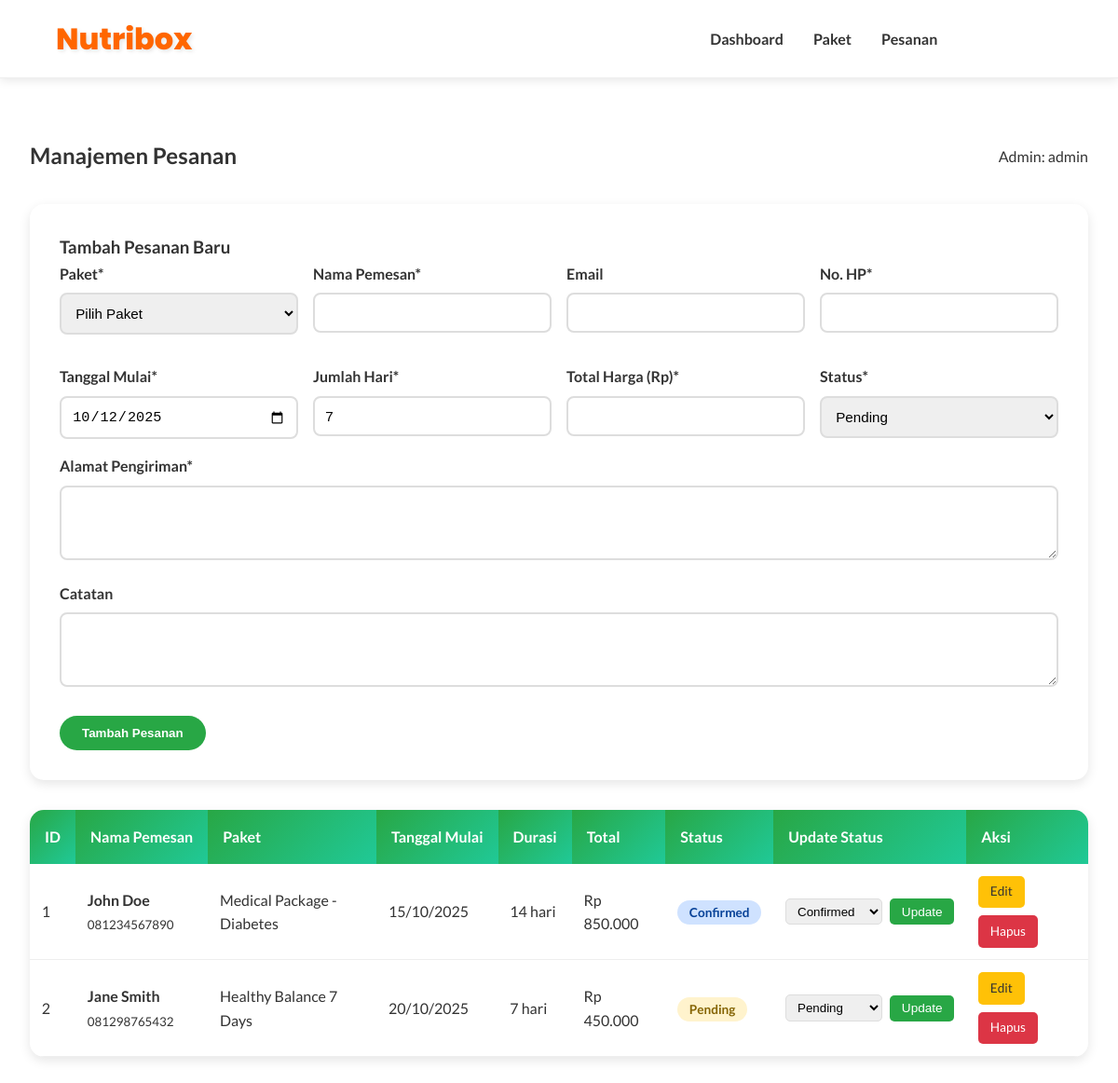
The page /manage_pesanan.php (signed in) on the database its author committed.
### tables this page shows
CREATE TABLE pesanan (
    id INT(11) PRIMARY KEY AUTO_INCREMENT,
    user_id INT(11),
    paket_id INT(11),
    nama_pemesan VARCHAR(100) NOT NULL,
    email VARCHAR(100),
    phone VARCHAR(20) NOT NULL,
    alamat TEXT NOT NULL,
    tanggal_mulai DATE NOT NULL,
    jumlah_hari INT(11) NOT NULL,
    total_harga DECIMAL(10,2) NOT NULL,
    status ENUM('pending', 'confirmed', 'processing', 'delivered', 'cancelled') DEFAULT 'pending',
    catatan TEXT,
    created_at TIMESTAMP DEFAULT CURRENT_TIMESTAMP,
    updated_at TIMESTAMP DEFAULT CURRENT_TIMESTAMP ON UPDATE CURRENT_TIMESTAMP,
    FOREIGN KEY (user_id) REFERENCES users(id) ON DELETE SET NULL,
    FOREIGN KEY (paket_id) REFERENCES paket_catering(id) ON DELETE SET NULL
);

CREATE TABLE paket_catering (
    id INT(11) PRIMARY KEY AUTO_INCREMENT,
    nama_paket VARCHAR(100) NOT NULL,
    kategori ENUM('medical', 'weight', 'healthy', 'kids') NOT NULL,
    deskripsi TEXT,
    harga DECIMAL(10,2) NOT NULL,
    durasi INT(11) DEFAULT 7 COMMENT 'Durasi dalam hari',
    kalori INT(11),
    status ENUM('active', 'inactive') DEFAULT 'active',
    gambar VARCHAR(255),
    created_at TIMESTAMP DEFAULT CURRENT_TIMESTAMP,
    updated_at TIMESTAMP DEFAULT CURRENT_TIMESTAMP ON UPDATE CURRENT_TIMESTAMP
);

### manage_pesanan.php (the view, shortened to what this page needs)
<?php
require_once 'koneksi.php';
$username = $_SESSION['username'];
$edit_data = null;
$pesanan_query = "SELECT p.*, pc.nama_paket, pc.kategori
                  FROM pesanan p
                  LEFT JOIN paket_catering pc ON p.paket_id = pc.id
                  ORDER BY p.created_at DESC";
$pesanan_list = mysqli_query($conn, $pesanan_query);
?>
<!DOCTYPE html>
<html lang="id">
<head>
    <link rel="stylesheet" href="style.css">
</head>
<body>
    <header>
        <div class="container">
            <h1>Nutribox</h1>
            <nav>
                <ul>
                    <li><a href="dashboard.php">Dashboard</a></li>
                    <li><a href="manage_paket.php">Paket</a></li>
                    <li><a href="manage_pesanan.php">Pesanan</a></li>
                    <li><a href="logout.php" class="btn-logout">Logout</a></li>
                </ul>
            </nav>
        </div>
    </header>
    <div class="crud-container">
        <div class="crud-header">
            <h2>Manajemen Pesanan</h2>
            <span>Admin: <?php echo htmlspecialchars($username); ?></span>
        </div>
        <div class="form-container">
            <h3><?php echo $edit_data ? 'Edit Pesanan' : 'Tambah Pesanan Baru'; ?></h3>
            <form method="POST" action="">
                <div class="form-grid">
                    <div class="form-group">
                        <label>Paket*</label>
                        <select name="paket_id" required>
                            <option value="">Pilih Paket</option>
                        </select>
                    </div>
                    <div class="form-group">
                        <label>Nama Pemesan*</label>
                        <input type="text" name="nama_pemesan" value="<?php echo $edit_data['nama_pemesan'] ?? ''; ?>" required>
                    </div>
                    <div class="form-group">
                        <label>Email</label>
                        <input type="email" name="email" value="<?php echo $edit_data['email'] ?? ''; ?>">
                    </div>
                    <div class="form-group">
                        <label>No. HP*</label>
                        <input type="text" name="phone" value="<?php echo $edit_data['phone'] ?? ''; ?>" required>
                    </div>
                    <div class="form-group">
                        <label>Tanggal Mulai*</label>
                        <input type="date" name="tanggal_mulai" value="<?php echo $edit_data['tanggal_mulai'] ?? date('Y-m-d'); ?>" required>
                    </div>
                    <div class="form-group">
                        <label>Jumlah Hari*</label>
                        <input type="number" name="jumlah_hari" value="<?php echo $edit_data['jumlah_hari'] ?? 7; ?>" min="1" required>
                    </div>
                    <div class="form-group">
                        <label>Total Harga (Rp)*</label>
                        <input type="number" name="total_harga" value="<?php echo $edit_data['total_harga'] ?? ''; ?>" step="1000" required>
                    </div>
                    <div class="form-group">
                        <label>Status*</label>
                        <select name="status" required>
                            <option value="pending" <?php echo ($edit_data['status'] ?? 'pending') == 'pending' ? 'selected' : ''; ?>>Pending</option>
                        </select>
                    </div>
                </div>
                <div class="form-group">
                    <label>Alamat Pengiriman*</label>
                    <textarea name="alamat" required><?php echo $edit_data['alamat'] ?? ''; ?></textarea>
                </div>
                <div class="form-group">
                    <label>Catatan</label>
                    <textarea name="catatan"><?php echo $edit_data['catatan'] ?? ''; ?></textarea>
                </div>
                <div style="display: flex; gap: 1rem; margin-top: 1.5rem;">
                    <button type="submit" class="btn btn-primary">
                        <?php echo $edit_data ? 'Update Pesanan' : 'Tambah Pesanan'; ?>
                    </button>
                </div>
            </form>
        </div>
        <div class="table-container">
            <table>
                <thead>
                    <tr>
                        <th>ID</th>
                        <th>Nama Pemesan</th>
                        <th>Paket</th>
                        <th>Tanggal Mulai</th>
                        <th>Durasi</th>
                        <th>Total</th>
                        <th>Status</th>
                        <th>Update Status</th>
                        <th>Aksi</th>
                    </tr>
                </thead>
                <tbody>
                    <?php while ($row = mysqli_fetch_assoc($pesanan_list)): ?>
                    <tr>
                        <td><?php echo $row['id']; ?></td>
                        <td>
                            <strong><?php echo htmlspecialchars($row['nama_pemesan']); ?></strong><br>
                            <small><?php echo htmlspecialchars($row['phone']); ?></small>
                        </td>
                        <td><?php echo htmlspecialchars($row['nama_paket'] ?? 'N/A'); ?></td>
                        <td><?php echo date('d/m/Y', strtotime($row['tanggal_mulai'])); ?></td>
                        <td><?php echo $row['jumlah_hari']; ?> hari</td>
                        <td>Rp <?php echo number_format($row['total_harga'], 0, ',', '.'); ?></td>
                        <td>
                            <span class="badge badge-<?php echo $row['status']; ?>">
                                <?php echo ucfirst($row['status']); ?>
                            </span>
                        </td>
                        <td>
                            <form method="POST" class="status-form">
                                <select name="status">
                                    <option value="pending" <?php echo $row['status'] == 'pending' ? 'selected' : ''; ?>>Pending</option>
                                    <option value="confirmed" <?php echo $row['status'] == 'confirmed' ? 'selected' : ''; ?>>Confirmed</option>
                                </select>
                                <button type="submit" name="update_status" class="btn-small btn-primary">Update</button>
                            </form>
                        </td>
                        <td>
                            <div class="action-buttons">
                                <a href="?edit=<?php echo $row['id']; ?>" class="btn-small btn-edit">Edit</a>
                                <a href="?delete=<?php echo $row['id']; ?>"
                                   class="btn-small btn-delete"
                                   onclick="return confirm('Yakin ingin menghapus pesanan ini?')">Hapus</a>
                            </div>
                        </td>
                    </tr>
                    <?php endwhile; ?>
                </tbody>
            </table>
        </div>
    </div>
</body>
</html>

### style.css (style rules this page uses)
* { margin: 0; padding: 0; box-sizing: border-box; }
body { font-family: 'Lato', sans-serif; line-height: 1.6; color: #333; }
.container { width: 90%; max-width: 1200px; margin: auto; }
.btn { display: inline-block; padding: 0.7rem 1.5rem; border-radius: 50px; font-weight: 600; transition: 0.3s ease; text-decoration: none; cursor: pointer; border: none; }
.btn-primary { background: #28a745; color: #fff; }
header { background: #fff; border-bottom: 1px solid #eee; padding: 1rem 0; position: sticky; top: 0; z-index: 100; box-shadow: 0 2px 10px rgba(0,0,0,0.1); }
header .container { display: flex; justify-content: space-between; align-items: center; }
header h1 { font-family: 'Poppins', sans-serif; font-weight: 800; font-size: 2rem; color: #ff6600; text-shadow: 2px 2px 4px rgba(0,0,0,0.1); }
nav ul { list-style: none; display: flex; gap: 2rem; }
nav a { color: #333; font-weight: 600; text-decoration: none; position: relative; transition: all 0.3s ease; padding: 0.5rem 0; }
nav a::after { content: ""; position: absolute; left: 0; bottom: -4px; width: 0; height: 3px; background: linear-gradient(45deg, #ff6600, #ff8c42); border-radius: 2px; transition: width 0.3s ease; }
.form-group { margin-bottom: 1.5rem; }
.form-group label { display: block; margin-bottom: 0.5rem; color: #333; font-weight: 600; }
.form-group input { width: 100%; padding: 0.8rem; border: 2px solid #ddd; border-radius: 10px; font-size: 1rem; transition: all 0.3s ease; outline: none; }
.btn-logout { background: rgba(255,255,255,0.2); color: white; padding: 0.6rem 1.5rem; border: 2px solid white; border-radius: 25px; text-decoration: none; font-weight: 600; transition: all 0.3s ease; }

### manage_pesanan.php (style rules this page uses)
.crud-container { max-width: 1400px; margin: 2rem auto; padding: 2rem; }
.crud-header { display: flex; justify-content: space-between; align-items: center; margin-bottom: 2rem; }
.form-container { background: white; padding: 2rem; border-radius: 15px; box-shadow: 0 4px 12px rgba(0,0,0,0.1); margin-bottom: 2rem; }
.form-grid { display: grid; grid-template-columns: repeat(auto-fit, minmax(250px, 1fr)); gap: 1rem; }
.form-group { margin-bottom: 1rem; }
.form-group label { display: block; margin-bottom: 0.5rem; font-weight: 600; color: #333; }
.form-group input, .form-group select, .form-group textarea { width: 100%; padding: 0.7rem; border: 2px solid #ddd; border-radius: 8px; font-size: 0.95rem; }
.form-group textarea { min-height: 80px; resize: vertical; }
.table-container { background: white; border-radius: 15px; box-shadow: 0 4px 12px rgba(0,0,0,0.1); overflow-x: auto; }
table { width: 100%; border-collapse: collapse; min-width: 1000px; }
th { background: linear-gradient(135deg, #28a745, #20c997); color: white; padding: 1rem; text-align: left; font-weight: 600; white-space: nowrap; }
td { padding: 0.8rem; border-bottom: 1px solid #eee; }
.action-buttons { display: flex; gap: 0.5rem; flex-wrap: wrap; }
.btn-small { padding: 0.4rem 0.8rem; font-size: 0.85rem; border-radius: 5px; text-decoration: none; display: inline-block; border: none; cursor: pointer; }
.btn-edit { background: #ffc107; color: #333; }
.btn-delete { background: #dc3545; color: white; }
.badge { padding: 0.3rem 0.8rem; border-radius: 20px; font-size: 0.85rem; font-weight: 600; white-space: nowrap; }
.badge-pending { background: #fff3cd; color: #856404; }
.badge-confirmed { background: #cfe2ff; color: #084298; }
.status-form { display: flex; gap: 0.5rem; align-items: center; }
.status-form select { padding: 0.3rem 0.5rem; border: 1px solid #ddd; border-radius: 5px; }

### rows shown on the page
pesanan: id "1", nama_pemesan "John Doe", phone "081234567890", paket.nama_paket "Medical Package - Diabetes", tanggal_mulai "15/10/2025", jumlah_hari "14", total_harga "850.000", status "Confirmed"
pesanan: id "2", nama_pemesan "Jane Smith", phone "081298765432", paket.nama_paket "Healthy Balance 7 Days", tanggal_mulai "20/10/2025", jumlah_hari "7", total_harga "450.000", status "Pending"

### other values the page prints
$username "admin"
